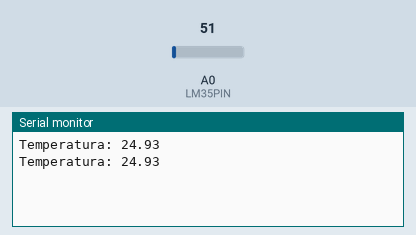
This sketch was run on a simulated Arduino Uno, built with avr-gcc and run on an emulated ATmega328P. Shown: the last lines printed to the serial monitor. The test bench sets the inputs (shaded band); at power-on: A0 (LM35PIN) = 51.

Above: at 2.8 s.
2.9 s: A0 (LM35PIN) set to 61
At 4.7 s:
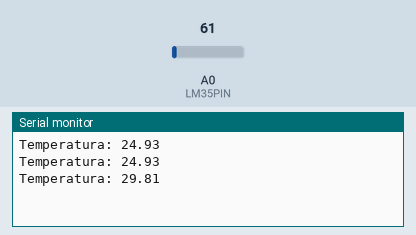
5.6 s: A0 (LM35PIN) set to 71
At 7.5 s:
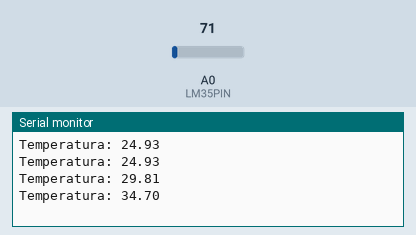
Timing chart, 0 to 9.0 s (numbered marks = the images above; inputs shaded):
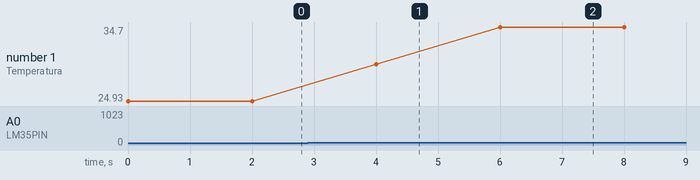

Measured:
- after the input at 2.9 s, the serial monitor: prints a new line after 1.1 s (image 1)
- after the input at 5.6 s, the serial monitor: prints a new line after 0.40 s (image 2)
- plotted number 1: 24.93 → 29.81 after the input at 2.9 s, 29.81 → 34.7 after the input at 5.6 s

The sketch:

practica6.ino
```cpp
// definimos el pin analogico donde esta conectado el sensor
#define LM35PIN A0

void setup() {
  Serial.begin(9600);
}

void loop() {
  // almacenamos el valor analogico del sensor
  int valor = analogRead(LM35PIN);

  float voltaje = valor * (5.0 / 1023.0); // convertimos el valor a voltaje
  float tempC = voltaje * 100; // convertimos el voltaje en temperatura calcius

  Serial.print("Temperatura: ");
  Serial.println(tempC, 2); // Envía la temperatura con 2 decimales

  // espera para la siguiente lectura
  delay(2000);
}
```
